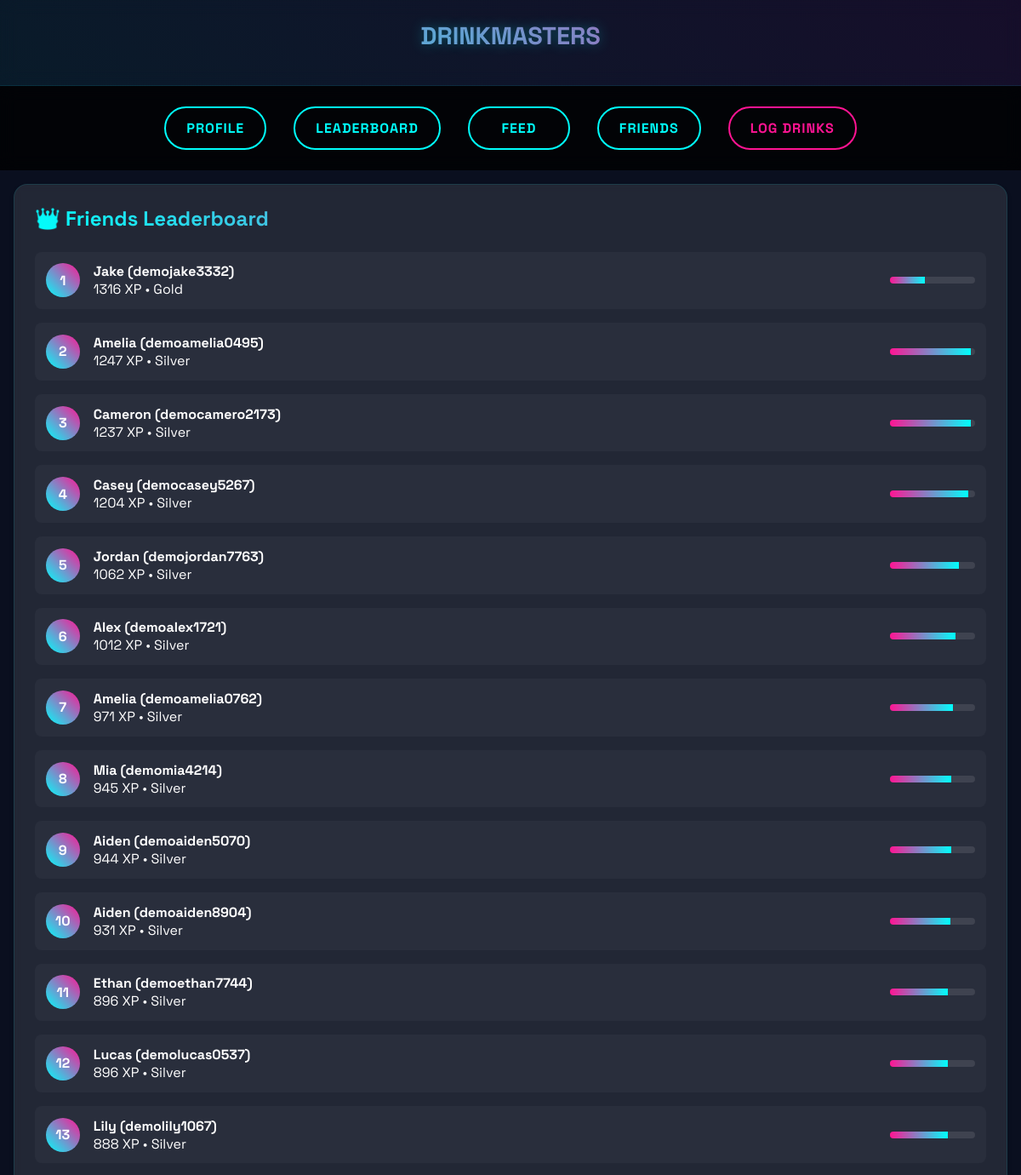
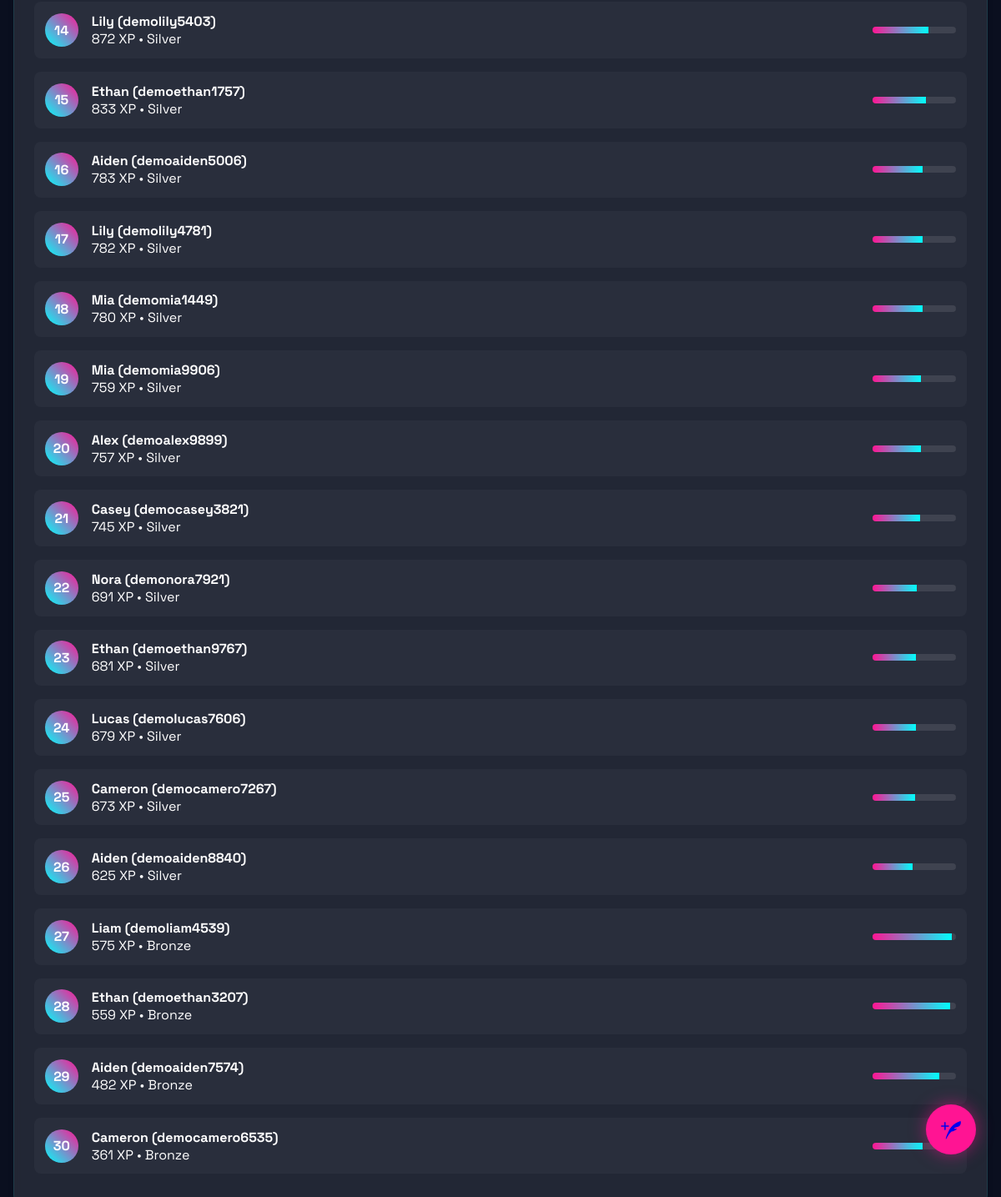
Page /accounts/leaderboard/ (signed in) on the committed database (2 pictures, top to bottom).
### accounts/models.py (models this page shows, shortened)
class Profile(models.Model):
    user = models.OneToOneField(User, on_delete=models.CASCADE)
    display_name = models.CharField(
    max_length=15,
    default='User',  # or another appropriate default value
    help_text="Display name (letters only, max 15 characters)"
)
    beer = models.IntegerField(default=0, help_text="Number of Beers/Seltzers drank (17 ml alcohol per beer)")
    floco = models.IntegerField(default=0, help_text="Number of Flocos (43 ml alcohol per shot)")
    rum = models.IntegerField(default=0, help_text="Number of rum shots (9 ml alcohol per shot)")
    whiskey = models.IntegerField(default=0, help_text="Number of whiskey shots (14 ml alcohol per shot)")
    vodka = models.IntegerField(default=0, help_text="Number of vodka shots (18 ml alcohol per shot)")
    tequila = models.IntegerField(default=0, help_text="Number of tequila shots (23 ml alcohol per shot)")
    shotguns = models.IntegerField(default=0, help_text="Number of shotguns")
    snorkels = models.IntegerField(default=0, help_text="Number of snorkels")
    thrown_up = models.IntegerField(default=0, help_text="Times thrown up")
    xp = models.IntegerField(default=0, help_text="User XP")
    rank = models.CharField(max_length=50, default="Bronze", help_text="User rank")
    friends = models.ManyToManyField('self', symmetrical=False, blank=True)
    @property
    def xp_to_next_level(self):
        RANK_THRESHOLDS = {
            'Bronze': 600,
            'Silver': 1300,
            'Gold': 3200,
            'Platinum': 7300,
            'Diamond': 15000,
            'Steez': None
        }
        return RANK_THRESHOLDS.get(self.rank, 0)
    @property
    def xp_percentage(self):
        if self.rank == "Steez":
            return 100
        next_level = self.xp_to_next_level
        if not next_level:
            return 0
        return min(100, int((self.xp / next_level) * 100))

### accounts/views.py (the view)
# urls.py: path('leaderboard/', v.leaderboard, name='api_leaderboard'),
@login_required
def leaderboard(request):
    profile_obj = get_object_or_404(Profile, user=request.user)
    friends = profile_obj.friends.all()
    friend_profiles = Profile.objects.filter(user__in=[f.user for f in friends]).order_by('-xp')
    return render(request, 'accounts/leaderboard.html', {
        'profiles': friend_profiles,
        'user_profile': profile_obj
    })

### accounts/templates/accounts/leaderboard.html
{% extends 'base.html' %}
{% block content %}
<div class="glass-card">
    <h2 class="gradient-text">👑 Friends Leaderboard</h2>
    <div style="margin-top: 1.5rem;">
        {% for profile in profiles %}
        <div style="display: flex; align-items: center; margin: 1rem 0; padding: 0.8rem; background: rgba(255,255,255,0.03); border-radius: 8px;">
            <div style="width: 40px; height: 40px; border-radius: 50%; background: linear-gradient(45deg, var(--neon-cyan), var(--hot-pink)); display: flex; align-items: center; justify-content: center; margin-right: 1rem;">
                <span style="font-weight: bold;">{{ forloop.counter }}</span>
            </div>
            <div style="flex: 1;">
                {% if profile.display_name %}
                    <p style="font-weight: bold;">{{ profile.display_name }} ({{ profile.user.username }})</p>
                {% else %}
                    <p style="font-weight: bold;">{{ profile.user.username }}</p>
                {% endif %}
                <p>{{ profile.xp }} XP • {{ profile.rank }}</p>
            </div>
            <div class="xp-bar" style="width: 100px; margin: 0;">
                <div class="xp-progress" style="width: {{ profile.xp_percentage }}%;"></div>
            </div>
        </div>
        {% empty %}
        <p>No friends yet. Add some to compete!</p>
        {% endfor %}
    </div>
</div>
{% endblock %}

### accounts/templates/base.html (style rules this page uses)
:root { --neon-cyan: #00fefc; --hot-pink: #ff1493; --deep-space: #0a0f1f; --void: #000; --glass-white: rgba(255, 255, 255, 0.1); --glass-border: rgba(0, 254, 252, 0.1); }
* { margin: 0; padding: 0; box-sizing: border-box; font-family: 'Space Grotesk', sans-serif; }
body { background: var(--deep-space); color: white; min-height: 100vh; padding-bottom: 80px; }
.glass-card { background: var(--glass-white); border-radius: 16px; padding: 1.5rem; margin: 1rem; border: 1px solid var(--glass-border); backdrop-filter: blur(5px); transition: transform 0.3s ease, box-shadow 0.3s ease; box-shadow: 0 4px 6px rgba(0, 0, 0, 0.1); }
.gradient-text { background: linear-gradient(45deg, var(--neon-cyan), var(--hot-pink)); -webkit-background-clip: text; background-clip: text; -webkit-text-fill-color: transparent; }
h1, h2, h3 { margin-bottom: 1rem; }
.xp-bar { height: 8px; background: rgba(255,255,255,0.1); border-radius: 4px; overflow: hidden; margin: 1rem 0; }
.xp-progress { height: 100%; background: linear-gradient(90deg, var(--hot-pink), var(--neon-cyan)); transition: width 0.5s ease; }
@media (min-width: 768px) { body { padding-bottom: 0; } }

### rows in the picture
Profile: display_name "Jake", user.username "demojake3332", xp "1316", rank "Gold"
Profile: display_name "Amelia", user.username "demoamelia0495", xp "1247", rank "Silver"
Profile: display_name "Cameron", user.username "democamero2173", xp "1237", rank "Silver"
Profile: display_name "Casey", user.username "democasey5267", xp "1204", rank "Silver"
Profile: display_name "Jordan", user.username "demojordan7763", xp "1062", rank "Silver"
Profile: display_name "Alex", user.username "demoalex1721", xp "1012", rank "Silver"
Profile: display_name "Amelia", user.username "demoamelia0762", xp "971", rank "Silver"
Profile: display_name "Mia", user.username "demomia4214", xp "945", rank "Silver"
Profile: display_name "Aiden", user.username "demoaiden5070", xp "944", rank "Silver"
Profile: display_name "Aiden", user.username "demoaiden8904", xp "931", rank "Silver"
Profile: display_name "Ethan", user.username "demoethan7744", xp "896", rank "Silver"
Profile: display_name "Lucas", user.username "demolucas0537", xp "896", rank "Silver"
Profile: display_name "Lily", user.username "demolily1067", xp "888", rank "Silver"
Profile: display_name "Lily", user.username "demolily5403", xp "872", rank "Silver"
Profile: display_name "Ethan", user.username "demoethan1757", xp "833", rank "Silver"
Profile: display_name "Aiden", user.username "demoaiden5006", xp "783", rank "Silver"
Profile: display_name "Lily", user.username "demolily4781", xp "782", rank "Silver"
Profile: display_name "Mia", user.username "demomia1449", xp "780", rank "Silver"
Profile: display_name "Mia", user.username "demomia9906", xp "759", rank "Silver"
Profile: display_name "Alex", user.username "demoalex9899", xp "757", rank "Silver"
Profile: display_name "Casey", user.username "democasey3821", xp "745", rank "Silver"
Profile: display_name "Nora", user.username "demonora7921", xp "691", rank "Silver"
Profile: display_name "Ethan", user.username "demoethan9767", xp "681", rank "Silver"
Profile: display_name "Lucas", user.username "demolucas7606", xp "679", rank "Silver"
Profile: display_name "Cameron", user.username "democamero7267", xp "673", rank "Silver"
Profile: display_name "Aiden", user.username "demoaiden8840", xp "625", rank "Silver"
Profile: display_name "Liam", user.username "demoliam4539", xp "575", rank "Bronze"
Profile: display_name "Ethan", user.username "demoethan3207", xp "559", rank "Bronze"
Profile: display_name "Aiden", user.username "demoaiden7574", xp "482", rank "Bronze"
Profile: display_name "Cameron", user.username "democamero6535", xp "361", rank "Bronze"
